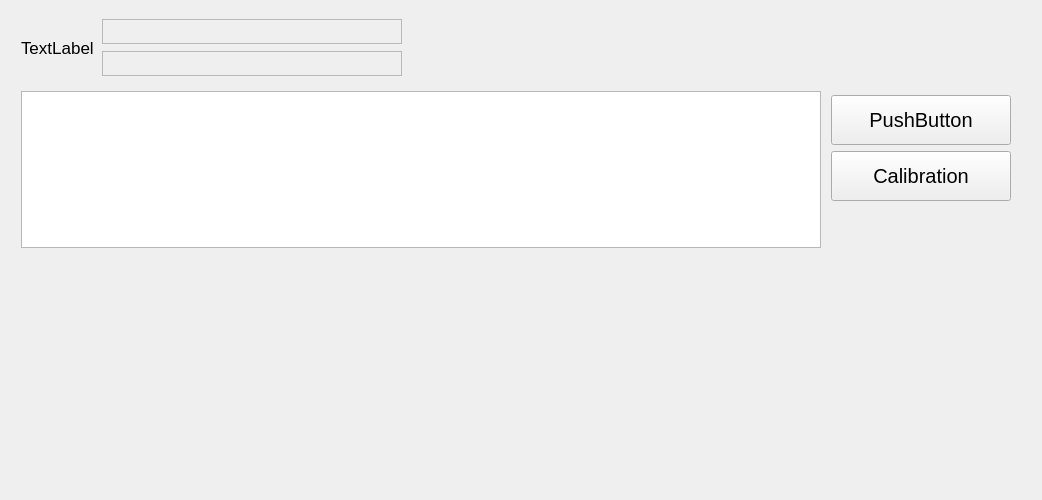
<?xml version="1.0" encoding="UTF-8"?>
<ui version="4.0">
 <class>qtvUITabDevice</class>
 <widget class="QWidget" name="qtvUITabDevice">
  <property name="geometry">
   <rect>
    <x>0</x>
    <y>0</y>
    <width>1042</width>
    <height>500</height>
   </rect>
  </property>
  <property name="minimumSize">
   <size>
    <width>800</width>
    <height>500</height>
   </size>
  </property>
  <property name="font">
   <font>
    <pointsize>13</pointsize>
   </font>
  </property>
  <property name="windowTitle">
   <string>Form</string>
  </property>
  <layout class="QVBoxLayout" name="verticalLayout" stretch="1,10,15">
   <item>
    <layout class="QHBoxLayout" name="layout_0">
     <property name="leftMargin">
      <number>10</number>
     </property>
     <property name="topMargin">
      <number>5</number>
     </property>
     <property name="bottomMargin">
      <number>5</number>
     </property>
     <item>
      <widget class="QLabel" name="lab_deviceicon">
       <property name="sizePolicy">
        <sizepolicy hsizetype="Fixed" vsizetype="Fixed">
         <horstretch>0</horstretch>
         <verstretch>0</verstretch>
        </sizepolicy>
       </property>
       <property name="minimumSize">
        <size>
         <width>64</width>
         <height>64</height>
        </size>
       </property>
       <property name="text">
        <string>TextLabel</string>
       </property>
      </widget>
     </item>
     <item>
      <layout class="QVBoxLayout" name="layout_0_0">
       <property name="sizeConstraint">
        <enum>QLayout::SetDefaultConstraint</enum>
       </property>
       <property name="leftMargin">
        <number>2</number>
       </property>
       <property name="topMargin">
        <number>2</number>
       </property>
       <property name="rightMargin">
        <number>2</number>
       </property>
       <property name="bottomMargin">
        <number>2</number>
       </property>
       <item>
        <widget class="QTextEdit" name="txt_deviceservice">
         <property name="enabled">
          <bool>false</bool>
         </property>
         <property name="sizePolicy">
          <sizepolicy hsizetype="Expanding" vsizetype="Fixed">
           <horstretch>0</horstretch>
           <verstretch>0</verstretch>
          </sizepolicy>
         </property>
         <property name="minimumSize">
          <size>
           <width>300</width>
           <height>25</height>
          </size>
         </property>
         <property name="maximumSize">
          <size>
           <width>300</width>
           <height>25</height>
          </size>
         </property>
         <property name="font">
          <font>
           <pointsize>14</pointsize>
          </font>
         </property>
         <property name="focusPolicy">
          <enum>Qt::NoFocus</enum>
         </property>
         <property name="verticalScrollBarPolicy">
          <enum>Qt::ScrollBarAlwaysOff</enum>
         </property>
         <property name="horizontalScrollBarPolicy">
          <enum>Qt::ScrollBarAlwaysOff</enum>
         </property>
         <property name="lineWrapMode">
          <enum>QTextEdit::NoWrap</enum>
         </property>
         <property name="readOnly">
          <bool>true</bool>
         </property>
        </widget>
       </item>
       <item>
        <widget class="QTextEdit" name="txt_devicename">
         <property name="enabled">
          <bool>false</bool>
         </property>
         <property name="sizePolicy">
          <sizepolicy hsizetype="Expanding" vsizetype="Fixed">
           <horstretch>0</horstretch>
           <verstretch>0</verstretch>
          </sizepolicy>
         </property>
         <property name="minimumSize">
          <size>
           <width>300</width>
           <height>25</height>
          </size>
         </property>
         <property name="maximumSize">
          <size>
           <width>300</width>
           <height>25</height>
          </size>
         </property>
         <property name="font">
          <font>
           <pointsize>13</pointsize>
          </font>
         </property>
         <property name="focusPolicy">
          <enum>Qt::NoFocus</enum>
         </property>
         <property name="verticalScrollBarPolicy">
          <enum>Qt::ScrollBarAlwaysOff</enum>
         </property>
         <property name="horizontalScrollBarPolicy">
          <enum>Qt::ScrollBarAlwaysOff</enum>
         </property>
         <property name="lineWrapMode">
          <enum>QTextEdit::NoWrap</enum>
         </property>
         <property name="readOnly">
          <bool>true</bool>
         </property>
        </widget>
       </item>
      </layout>
     </item>
     <item>
      <spacer name="space_0">
       <property name="orientation">
        <enum>Qt::Horizontal</enum>
       </property>
       <property name="sizeHint" stdset="0">
        <size>
         <width>40</width>
         <height>20</height>
        </size>
       </property>
      </spacer>
     </item>
    </layout>
   </item>
   <item>
    <layout class="QHBoxLayout" name="layout_1">
     <property name="leftMargin">
      <number>10</number>
     </property>
     <property name="rightMargin">
      <number>0</number>
     </property>
     <item>
      <widget class="qtvUITableBase" name="tableinfo">
       <property name="enabled">
        <bool>true</bool>
       </property>
       <property name="sizePolicy">
        <sizepolicy hsizetype="Expanding" vsizetype="Expanding">
         <horstretch>0</horstretch>
         <verstretch>0</verstretch>
        </sizepolicy>
       </property>
       <property name="minimumSize">
        <size>
         <width>800</width>
         <height>100</height>
        </size>
       </property>
       <property name="maximumSize">
        <size>
         <width>800</width>
         <height>400</height>
        </size>
       </property>
       <property name="font">
        <font>
         <family>Arial</family>
         <pointsize>14</pointsize>
        </font>
       </property>
      </widget>
     </item>
     <item>
      <layout class="QVBoxLayout" name="layout_1_0">
       <property name="spacing">
        <number>6</number>
       </property>
       <property name="sizeConstraint">
        <enum>QLayout::SetDefaultConstraint</enum>
       </property>
       <property name="leftMargin">
        <number>4</number>
       </property>
       <property name="topMargin">
        <number>4</number>
       </property>
       <property name="rightMargin">
        <number>1</number>
       </property>
       <property name="bottomMargin">
        <number>4</number>
       </property>
       <item>
        <widget class="QPushButton" name="btn_start">
         <property name="minimumSize">
          <size>
           <width>180</width>
           <height>50</height>
          </size>
         </property>
         <property name="maximumSize">
          <size>
           <width>180</width>
           <height>50</height>
          </size>
         </property>
         <property name="font">
          <font>
           <family>Arial</family>
           <pointsize>15</pointsize>
          </font>
         </property>
         <property name="text">
          <string>PushButton</string>
         </property>
        </widget>
       </item>
       <item>
        <widget class="QPushButton" name="btn_calibration">
         <property name="minimumSize">
          <size>
           <width>180</width>
           <height>50</height>
          </size>
         </property>
         <property name="maximumSize">
          <size>
           <width>180</width>
           <height>50</height>
          </size>
         </property>
         <property name="font">
          <font>
           <family>Arial</family>
           <pointsize>15</pointsize>
          </font>
         </property>
         <property name="text">
          <string>Calibration</string>
         </property>
        </widget>
       </item>
       <item>
        <spacer name="spacer_0">
         <property name="orientation">
          <enum>Qt::Vertical</enum>
         </property>
         <property name="sizeHint" stdset="0">
          <size>
           <width>20</width>
           <height>40</height>
          </size>
         </property>
        </spacer>
       </item>
       <item>
        <layout class="QHBoxLayout" name="layout_1_0_1"/>
       </item>
      </layout>
     </item>
     <item>
      <spacer name="horizontalSpacer">
       <property name="orientation">
        <enum>Qt::Horizontal</enum>
       </property>
       <property name="sizeHint" stdset="0">
        <size>
         <width>40</width>
         <height>20</height>
        </size>
       </property>
      </spacer>
     </item>
    </layout>
   </item>
   <item>
    <widget class="QStackedWidget" name="device_content">
     <property name="minimumSize">
      <size>
       <width>0</width>
       <height>0</height>
      </size>
     </property>
     <property name="font">
      <font>
       <pointsize>14</pointsize>
      </font>
     </property>
     <property name="currentIndex">
      <number>-1</number>
     </property>
    </widget>
   </item>
  </layout>
 </widget>
 <customwidgets>
  <customwidget>
   <class>qtvUITableBase</class>
   <extends>QTableWidget</extends>
   <header>ui/base/qtv_ui_table.h</header>
  </customwidget>
 </customwidgets>
 <resources/>
 <connections/>
</ui>
